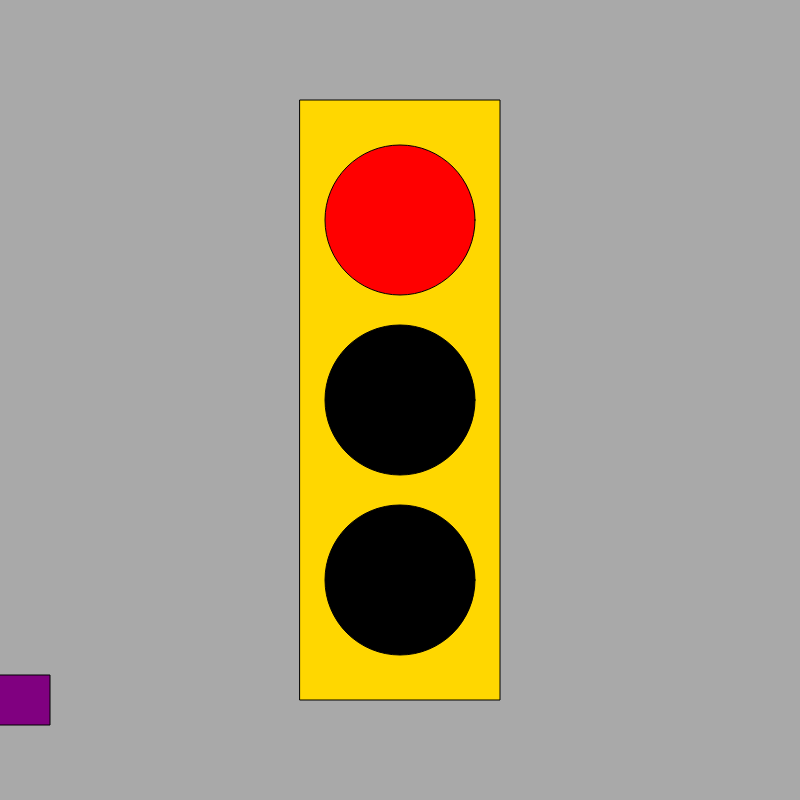
Frame 1 (no input)
Frame 60 (no input): identical to frame 1, image omitted
Frame 120 (the mouse pressed at the canvas centre since frame 60): identical to frame 1, image omitted

The p5.js sketch that drew this single still picture (run headless with seeded random() and noise() and a simulated clock; from frame 60 on, the mouse is pressed at the canvas centre):

// p5.js sketch
// ── sketch.js
let state = 0;
let timer = 0;
let x = 0 ;
let vel = 0 ;

function setup() {
  createCanvas(800, 800);
  rectMode(CENTER);
  ellipseMode(CENTER);
  //noStroke() ;
}

function draw() {
  background('darkgrey');
  fill("gold");
  rect(width / 2, height / 2, 200, 600);

  switch (state) {
    case 0: // red
      fill('red');
      ellipse(width / 2, height / 2 - 180, 150, 150);
      fill('black');
      ellipse(width / 2, height / 2, 150, 150);
      ellipse(width / 2, height / 2 + 180, 150, 150);
      vel = 0 ;
      break;

    case 1: // green
      fill('black');
      ellipse(width / 2, height / 2 - 180, 150, 150);
      ellipse(width / 2, height / 2, 150, 150);
      fill('green');
      ellipse(width / 2, height / 2 + 180, 150, 150);
      vel = 10 ;
      break;

    case 2: // yellow
      fill('black');
      ellipse(width / 2, height / 2 - 180, 150, 150);
      fill('yellow');
      ellipse(width / 2, height / 2, 150, 150);
      fill('black');
      ellipse(width / 2, height / 2 + 180, 150, 150);
      vel= 5 ; 
      break;
  }

  timer++;
  if (timer > 3 * 60) {
    timer = 0;
    state++;
    if (state > 2) {
      state = 0;
    }
  }

fill('purple') ;
rect(x, height-100, 100, 50) ;
x = x + vel ;
if (x > width) {
  x = 0 ;
}

}
